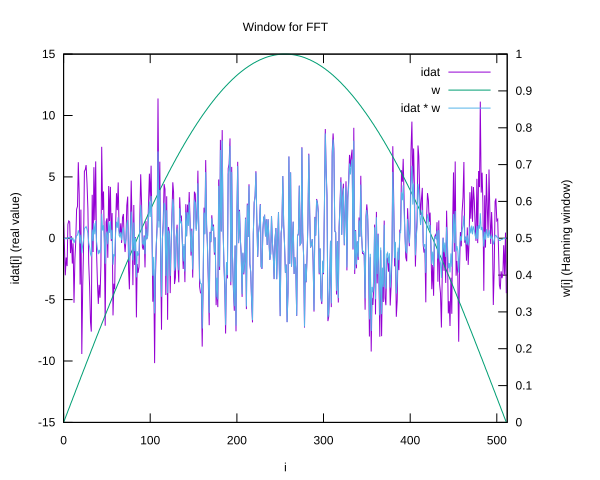

The script that saved this image:
set terminal svg
set output "window.svg"

set datafile separator ','
set key autotitle columnhead
set title "Window for FFT"
set xlabel "i"
set ylabel "idat[i] (real value)"
set y2tics
set ytics nomirror
set y2label "w[i] (Hanning window)"
plot [0:512] "wsprd/window-0.csv" using 1:2 with lines, '' using 1:3 with lines axis x1y2, '' using 1:4 with lines
